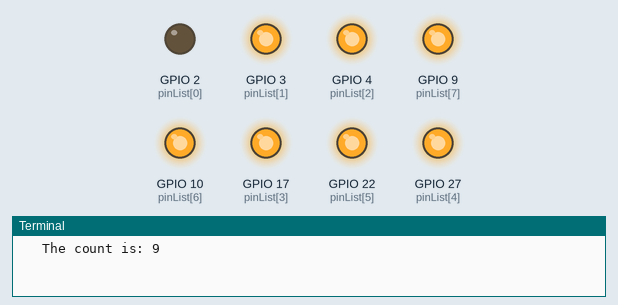
Bench run of a program on a simulated Raspberry Pi (BCM pin numbers). On the bench: output pins drawn as LEDs (lit = HIGH), the last lines printed to the terminal. At 28.8 s the program stops and its outputs stay as they are.

Above: at 0.1 s.
At 1.1 s:
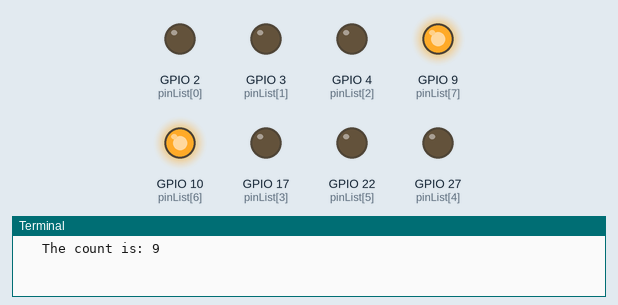
At 1.7 s:
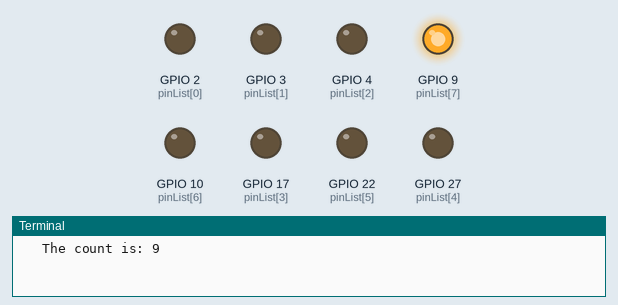
At 3.5 s:
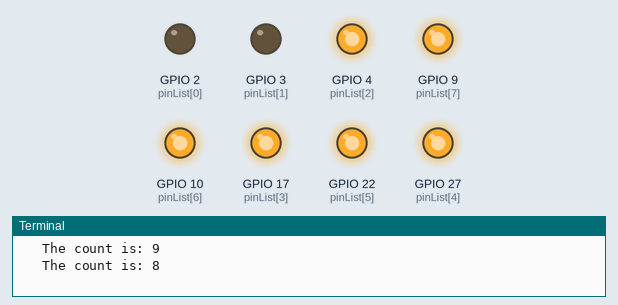
At 5.3 s:
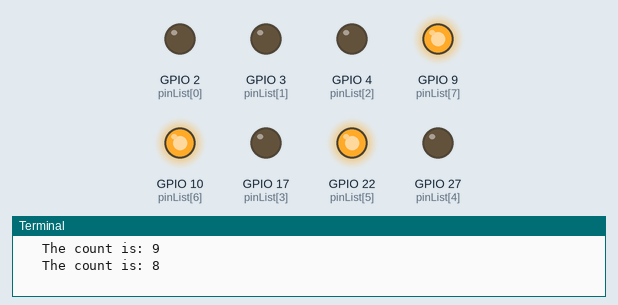
At 7.1 s:
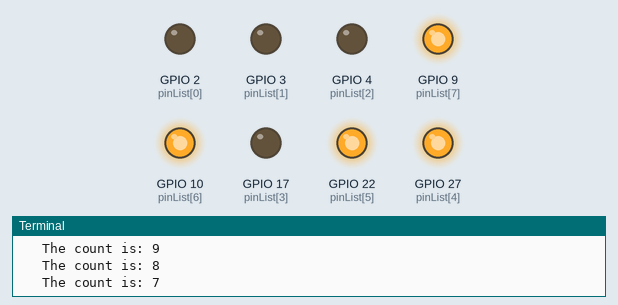
Timing chart, 0 to 7.4 s (numbered marks = the images above):
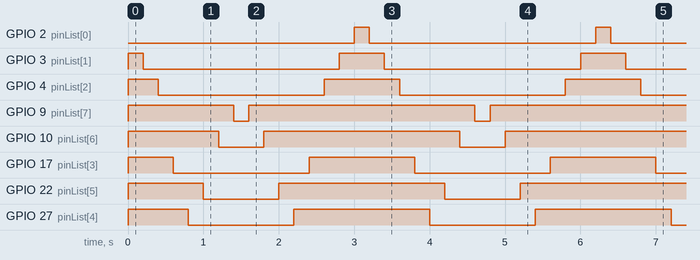

Measured:
- by itself, GPIO 2 (pinList[0]): alternates HIGH for 0.20 s and LOW for 3.0 s
- by itself, GPIO 3 (pinList[1]): repeats every 3.2 s: LOW 2.6 s, HIGH 0.60 s
- by itself, GPIO 4 (pinList[2]): repeats every 3.2 s: LOW 2.2 s, HIGH 1.0 s
- by itself, GPIO 9 (pinList[7]): repeats every 3.2 s: LOW 0.20 s, HIGH 3.0 s
- by itself, GPIO 10 (pinList[6]): repeats every 3.2 s: LOW 0.60 s, HIGH 2.6 s
- by itself, GPIO 17 (pinList[3]): repeats every 3.2 s: LOW 1.8 s, HIGH 1.4 s
- by itself, GPIO 22 (pinList[5]): repeats every 3.2 s: LOW 1.0 s, HIGH 2.2 s
- by itself, GPIO 27 (pinList[4]): repeats every 3.2 s: LOW 1.4 s, HIGH 1.8 s

The program:

8port-script4.py
```python
#!/usr/bin/python3


import RPi.GPIO as GPIO
import time

GPIO.setmode(GPIO.BCM)

# init list with pin numbers

pinList = [2, 3, 4, 17, 27, 22, 10, 9]

# loop through pins and set mode and state to 'low'

for i in pinList:
    GPIO.setup(i, GPIO.OUT)
    GPIO.output(i, GPIO.HIGH)

# time to sleep between operations in the main loop

SleepTimeL = 0.2

# main loop

try:
   count = 9
   while (count > 0):

      print '   The count is:', count

      for i in pinList:
         GPIO.output(i, GPIO.LOW)
         time.sleep(SleepTimeL);

      pinList.reverse()

      for i in pinList:
         GPIO.output(i, GPIO.HIGH)
         time.sleep(SleepTimeL);

      pinList.reverse()
      count = count - 1


# End program cleanly with keyboard
except KeyboardInterrupt:
  print("Quit")

  # Reset GPIO settings
  GPIO.cleanup()


# find more information on this script at
# http://youtu.be/oaf_zQcrg7g
```
